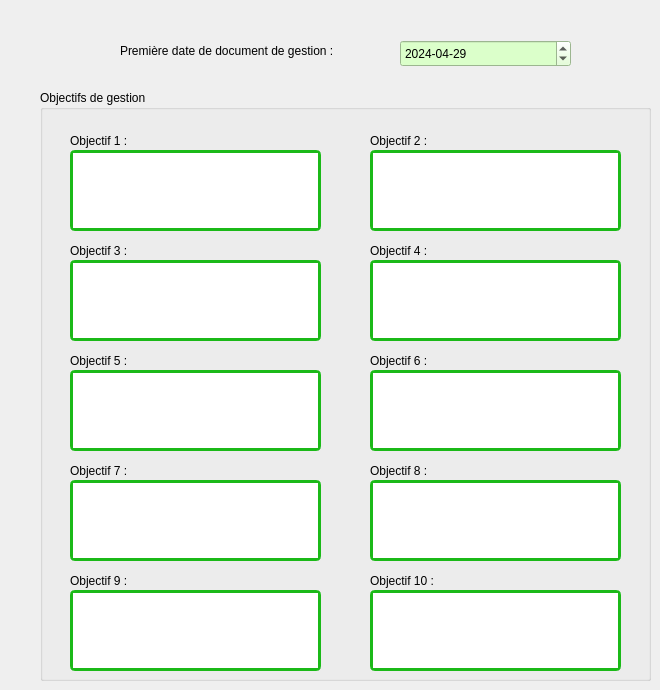
   <widget class="QWidget" name="tab_3">
    <attribute name="title">
     <string>Gestion</string>
    </attribute>
    <widget class="QLabel" name="label_57">
     <property name="geometry">
      <rect>
       <x>120</x>
       <y>40</y>
       <width>271</width>
       <height>21</height>
      </rect>
     </property>
     <property name="font">
      <font>
       <weight>50</weight>
       <bold>false</bold>
      </font>
     </property>
     <property name="text">
      <string>Première date de document de gestion :</string>
     </property>
    </widget>
    <widget class="QGroupBox" name="groupBox_16">
     <property name="geometry">
      <rect>
       <x>40</x>
       <y>90</y>
       <width>611</width>
       <height>591</height>
      </rect>
     </property>
     <property name="title">
      <string>Objectifs de gestion</string>
     </property>
     <widget class="QLabel" name="label_61">
      <property name="geometry">
       <rect>
        <x>30</x>
        <y>40</y>
        <width>141</width>
        <height>21</height>
       </rect>
      </property>
      <property name="font">
       <font>
        <weight>50</weight>
        <bold>false</bold>
       </font>
      </property>
      <property name="text">
       <string>Objectif 1 :</string>
      </property>
     </widget>
     <widget class="QLabel" name="label_113">
      <property name="geometry">
       <rect>
        <x>330</x>
        <y>40</y>
        <width>141</width>
        <height>21</height>
       </rect>
      </property>
      <property name="font">
       <font>
        <weight>50</weight>
        <bold>false</bold>
       </font>
      </property>
      <property name="text">
       <string>Objectif 2 :</string>
      </property>
     </widget>
     <widget class="QPlainTextEdit" name="objectif_01">
      <property name="geometry">
       <rect>
        <x>30</x>
        <y>60</y>
        <width>251</width>
        <height>81</height>
       </rect>
      </property>
      <property name="font">
       <font>
        <weight>50</weight>
        <bold>false</bold>
       </font>
      </property>
      <property name="styleSheet">
       <string notr="true">border-style: solid; border-radius: 5px; border-width: 3px; border-color: rgb(27, 185, 24);</string>
      </property>
     </widget>
     <widget class="QPlainTextEdit" name="objectif_02">
      <property name="geometry">
       <rect>
        <x>330</x>
        <y>60</y>
        <width>251</width>
        <height>81</height>
       </rect>
      </property>
      <property name="font">
       <font>
        <weight>50</weight>
        <bold>false</bold>
       </font>
      </property>
      <property name="styleSheet">
       <string notr="true">border-style: solid; border-radius: 5px; border-width: 3px; border-color: rgb(27, 185, 24);</string>
      </property>
     </widget>
     <widget class="QLabel" name="label_114">
      <property name="geometry">
       <rect>
        <x>330</x>
        <y>150</y>
        <width>141</width>
        <height>21</height>
       </rect>
      </property>
      <property name="font">
       <font>
        <weight>50</weight>
        <bold>false</bold>
       </font>
      </property>
      <property name="text">
       <string>Objectif 4 :</string>
      </property>
     </widget>
     <widget class="QPlainTextEdit" name="objectif_03">
      <property name="geometry">
       <rect>
        <x>30</x>
        <y>170</y>
        <width>251</width>
        <height>81</height>
       </rect>
      </property>
      <property name="font">
       <font>
        <weight>50</weight>
        <bold>false</bold>
       </font>
      </property>
      <property name="styleSheet">
       <string notr="true">border-style: solid; border-radius: 5px; border-width: 3px; border-color: rgb(27, 185, 24);</string>
      </property>
     </widget>
     <widget class="QLabel" name="label_62">
      <property name="geometry">
       <rect>
        <x>30</x>
        <y>150</y>
        <width>141</width>
        <height>21</height>
       </rect>
      </property>
      <property name="font">
       <font>
        <weight>50</weight>
        <bold>false</bold>
       </font>
      </property>
      <property name="text">
       <string>Objectif 3 :</string>
      </property>
     </widget>
     <widget class="QPlainTextEdit" name="objectif_04">
      <property name="geometry">
       <rect>
        <x>330</x>
        <y>170</y>
        <width>251</width>
        <height>81</height>
       </rect>
      </property>
      <property name="font">
       <font>
        <weight>50</weight>
        <bold>false</bold>
       </font>
      </property>
      <property name="styleSheet">
       <string notr="true">border-style: solid; border-radius: 5px; border-width: 3px; border-color: rgb(27, 185, 24);</string>
      </property>
     </widget>
     <widget class="QLabel" name="label_115">
      <property name="geometry">
       <rect>
        <x>330</x>
        <y>260</y>
        <width>141</width>
        <height>21</height>
       </rect>
      </property>
      <property name="font">
       <font>
        <weight>50</weight>
        <bold>false</bold>
       </font>
      </property>
      <property name="text">
       <string>Objectif 6 :</string>
      </property>
     </widget>
     <widget class="QPlainTextEdit" name="objectif_05">
      <property name="geometry">
       <rect>
        <x>30</x>
        <y>280</y>
        <width>251</width>
        <height>81</height>
       </rect>
      </property>
      <property name="font">
       <font>
        <weight>50</weight>
        <bold>false</bold>
       </font>
      </property>
      <property name="styleSheet">
       <string notr="true">border-style: solid; border-radius: 5px; border-width: 3px; border-color: rgb(27, 185, 24);</string>
      </property>
     </widget>
     <widget class="QLabel" name="label_63">
      <property name="geometry">
       <rect>
        <x>30</x>
        <y>260</y>
        <width>141</width>
        <height>21</height>
       </rect>
      </property>
      <property name="font">
       <font>
        <weight>50</weight>
        <bold>false</bold>
       </font>
      </property>
      <property name="text">
       <string>Objectif 5 :</string>
      </property>
     </widget>
     <widget class="QPlainTextEdit" name="objectif_06">
      <property name="geometry">
       <rect>
        <x>330</x>
        <y>280</y>
        <width>251</width>
        <height>81</height>
       </rect>
      </property>
      <property name="font">
       <font>
        <weight>50</weight>
        <bold>false</bold>
       </font>
      </property>
      <property name="styleSheet">
       <string notr="true">border-style: solid; border-radius: 5px; border-width: 3px; border-color: rgb(27, 185, 24);</string>
      </property>
     </widget>
     <widget class="QLabel" name="label_116">
      <property name="geometry">
       <rect>
        <x>330</x>
        <y>370</y>
        <width>141</width>
        <height>21</height>
       </rect>
      </property>
      <property name="font">
       <font>
        <weight>50</weight>
        <bold>false</bold>
       </font>
      </property>
      <property name="text">
       <string>Objectif 8 :</string>
      </property>
     </widget>
     <widget class="QLabel" name="label_111">
      <property name="geometry">
       <rect>
        <x>30</x>
        <y>370</y>
        <width>141</width>
        <height>21</height>
       </rect>
      </property>
      <property name="font">
       <font>
        <weight>50</weight>
        <bold>false</bold>
       </font>
      </property>
      <property name="text">
       <string>Objectif 7 :</string>
      </property>
     </widget>
     <widget class="QPlainTextEdit" name="objectif_08">
      <property name="geometry">
       <rect>
        <x>330</x>
        <y>390</y>
        <width>251</width>
        <height>81</height>
       </rect>
      </property>
      <property name="font">
       <font>
        <weight>50</weight>
        <bold>false</bold>
       </font>
      </property>
      <property name="styleSheet">
       <string notr="true">border-style: solid; border-radius: 5px; border-width: 3px; border-color: rgb(27, 185, 24);</string>
      </property>
     </widget>
     <widget class="QPlainTextEdit" name="objectif_07">
      <property name="geometry">
       <rect>
        <x>30</x>
        <y>390</y>
        <width>251</width>
        <height>81</height>
       </rect>
      </property>
      <property name="font">
       <font>
        <weight>50</weight>
        <bold>false</bold>
       </font>
      </property>
      <property name="styleSheet">
       <string notr="true">border-style: solid; border-radius: 5px; border-width: 3px; border-color: rgb(27, 185, 24);</string>
      </property>
     </widget>
     <widget class="QPlainTextEdit" name="objectif_10">
      <property name="geometry">
       <rect>
        <x>330</x>
        <y>500</y>
        <width>251</width>
        <height>81</height>
       </rect>
      </property>
      <property name="font">
       <font>
        <weight>50</weight>
        <bold>false</bold>
       </font>
      </property>
      <property name="styleSheet">
       <string notr="true">border-style: solid; border-radius: 5px; border-width: 3px; border-color: rgb(27, 185, 24);</string>
      </property>
     </widget>
     <widget class="QLabel" name="label_112">
      <property name="geometry">
       <rect>
        <x>30</x>
        <y>480</y>
        <width>141</width>
        <height>21</height>
       </rect>
      </property>
      <property name="font">
       <font>
        <weight>50</weight>
        <bold>false</bold>
       </font>
      </property>
      <property name="text">
       <string>Objectif 9 :</string>
      </property>
     </widget>
     <widget class="QPlainTextEdit" name="objectif_09">
      <property name="geometry">
       <rect>
        <x>30</x>
        <y>500</y>
        <width>251</width>
        <height>81</height>
       </rect>
      </property>
      <property name="font">
       <font>
        <weight>50</weight>
        <bold>false</bold>
       </font>
      </property>
      <property name="styleSheet">
       <string notr="true">border-style: solid; border-radius: 5px; border-width: 3px; border-color: rgb(27, 185, 24);</string>
      </property>
     </widget>
     <widget class="QLabel" name="label_117">
      <property name="geometry">
       <rect>
        <x>330</x>
        <y>480</y>
        <width>141</width>
        <height>21</height>
       </rect>
      </property>
      <property name="font">
       <font>
        <weight>50</weight>
        <bold>false</bold>
       </font>
      </property>
      <property name="text">
       <string>Objectif 10 :</string>
      </property>
     </widget>
    </widget>
    <widget class="QgsDateTimeEdit" name="date_premier_pg">
     <property name="geometry">
      <rect>
       <x>400</x>
       <y>40</y>
       <width>171</width>
       <height>27</height>
      </rect>
     </property>
     <property name="font">
      <font>
       <weight>50</weight>
       <bold>false</bold>
      </font>
     </property>
     <property name="styleSheet">
      <string notr="true">background-color: rgb(219, 255, 202);</string>
     </property>
     <property name="dateTime">
      <datetime>
       <hour>0</hour>
       <minute>0</minute>
       <second>0</second>
       <year>2024</year>
       <month>4</month>
       <day>29</day>
      </datetime>
     </property>
     <property name="displayFormat">
      <string>yyyy-MM-dd</string>
     </property>
    </widget>
   </widget>
